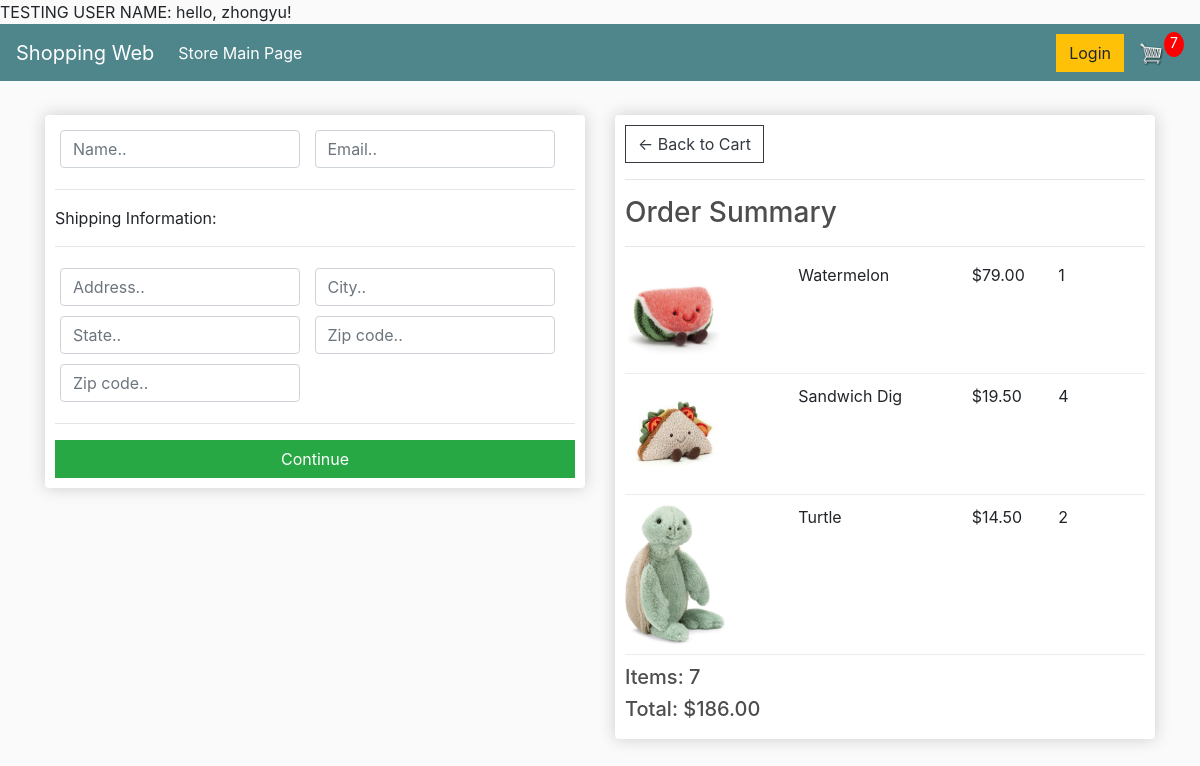
The page /checkout/ (signed in) on the database its author committed.
### store/models.py (models this page shows, shortened)
class OrderItem(models.Model):# for each item in the cart
    product = models.ForeignKey(Product,on_delete=models.SET_NULL, null = True)
    order = models.ForeignKey(Order,on_delete=models.SET_NULL, null = True)
    quantity = models.IntegerField(default=0,null=True,blank=True)
    date_added = models.DateTimeField(auto_now_add=True)
    @property
    def get_total(self):#get total price for each item in the order
        total = self.product.price * self.quantity
        return total

class Product(models.Model):
    name = models.CharField(max_length=200, null = True)
    price = models.DecimalField(max_digits=7,decimal_places=2)
    digital = models.BooleanField(default= False, null = True, blank=True) #if the item is digital that no shipping needed
    image = models.ImageField(null=True,blank=True)
    def imageURL(self):
        try:
            url = self.image.url
        except:
            url = ''
        return url

class Order(models.Model):# summary of the cart
    customer = models.ForeignKey(Customer, on_delete=models.SET_NULL, null=True,blank=True)# customer 1:n relationship. If the Customer is delete, we dont want to delete the order
    date_ordered = models.DateTimeField(auto_now_add=True)
    complete =models.BooleanField(default=False)
    transaction_id = models.CharField(max_length=100, null=True)
    @property
    def get_cart_total(self):# get the total item number in the cart/order
        orderitems = self.orderitem_set.all()
        total = sum([item.get_total for item in orderitems]) #call function under Orderitem
        return total # retrurn total price
    @property
    def get_cart_items(self):  # get the total item number in the cart/order
        orderitems = self.orderitem_set.all()
        total = sum([item.quantity for item in orderitems])
        return total
    @property
    def shipping(self): # check is the order need to be shipped
        shipping = False
        orderitems = self.orderitem_set.all()
        for i in orderitems:
            if i.product.digital == False:
                shipping = True
        print(shipping)
        return shipping

### store/views.py (the view)
# urls.py: path('checkout/', checkout_view, name = 'checkout'),
def checkout_view(request):
    if request.user.is_authenticated:
        customer = request.user.customer
        order, created = Order.objects.get_or_create(customer=customer, complete=False)  # try:get expect: create&save
        items = order.orderitem_set.all()  # get all the order items with order as a parent
        cartItems = order.get_cart_items
    else:
        cookieData = cookieCart(request)
        cartItems = cookieData['cartItems']
        order = cookieData['order']
        items = cookieData['items']
    context = {'items':items,'order':order,'cartItems': cartItems}
    return render(request,'store/checkout.html',context)

### store/templates/store/checkout.html (shortened to what this page needs)
{% extends 'store/main.html' %}
{% load static %}
{% block content %}
     <div class="row">
		<div class="col-lg-6">
			<div class="box-element" id="form-wrapper">
				<form id="form">
					<div id="user-info">
						<div class="form-field">
							<input required class="form-control" type="text" name="name" placeholder="Name..">
						</div>
						<div class="form-field">
							<input required class="form-control" type="email" name="email" placeholder="Email..">
						</div>
					</div>
					<div id="shipping-info">
						<hr>
						<p>Shipping Information:</p>
						<hr>
						<div class="form-field">
							<input class="form-control" type="text" name="address" placeholder="Address..">
						</div>
						<div class="form-field">
							<input class="form-control" type="text" name="city" placeholder="City..">
						</div>
						<div class="form-field">
							<input class="form-control" type="text" name="state" placeholder="State..">
						</div>
						<div class="form-field">
							<input class="form-control" type="text" name="zipcode" placeholder="Zip code..">
						</div>
						<div class="form-field">
							<input class="form-control" type="text" name="country" placeholder="Zip code..">
						</div>
					</div>
					<hr>
					<input id="form-button" class="btn btn-success btn-block" type="submit" value="Continue">
				</form>
			</div>
			<br>
		</div>
		<div class="col-lg-6">
			<div class="box-element">
				<a  class="btn btn-outline-dark" href="{% url 'cart' %}">&#x2190; Back to Cart</a>
				<hr>
				<h3>Order Summary</h3>
				<hr>
                {%  for item in items %}
				<div class="cart-row">
					<div style="flex:2"><img class="row-image" src="{{item.product.imageURL}}"></div>
					<div style="flex:2"><p>{{ item.product.name }}</p></div>
					<div style="flex:1"><p>${{ item.product.price }}</p></div>
					<div style="flex:1"><p>{{ item.quantity }}</p></div>
				</div>
                {% endfor %}
				<h5>Items:   {{ order.get_cart_items }}</h5>
				<h5>Total:   ${{ order.get_cart_total|floatformat:2}}</h5>
			</div>
		</div>
	</div>
{% endblock content %}

### store/templates/store/main.html (shortened to what this page needs)
<!DOCTYPE html>
{% load static %}
<html>
<head>
	<link rel="stylesheet" href="https://stackpath.bootstrapcdn.com/bootstrap/4.4.1/css/bootstrap.min.css">
	<link rel="stylesheet" type="text/css" href="{% static 'css/main.css' %}">
    TESTING USER NAME: hello, {{ request.user }}!
</head>
<body>
	<nav class="navbar navbar-expand-lg navbar-dark bg-dark">
	  <a class="navbar-brand" href="{% url 'store' %}">Shopping Web</a>
	  <div class="collapse navbar-collapse" id="navbarSupportedContent">
	    <ul class="navbar-nav mr-auto">
	      <li class="nav-item active">
	        <a class="nav-link" href="{% url 'store' %}">Store Main Page <span class="sr-only">(current)</span></a>
	      </li>
	    </ul>
	    <div class="form-inline my-2 my-lg-0">
	     	<a href="#"class="btn btn-warning">Login</a>
	     	<a href="{% url 'cart' %}">
	    		<img  id="cart-icon" src="{% static 'images/cart.png' %}">
	    	</a>
	    	<p id="cart-total">{{ cartItems }}</p>
	    </div>
	  </div>
	</nav>
     <div class="container">
            <br>
            {% block content %}{% endblock content %}
         </div>
</body>
</html>

### static/css/main.css (style rules this page uses)
body { background-color: hsl(0, 0%, 98%); }
h1,h2,h3,h4,h5,h6 { color:hsl(0, 0%, 30%); }
.box-element { box-shadow:hsl(0, 0%, 80%) 0 0 16px; background-color: #fff; border-radius: 4px; padding: 10px; }
.bg-dark { background-color: #4f868c!important; }
#cart-icon { width:25px; display: inline-block; margin-left: 15px; }
#cart-total { display: block; text-align: center; color:white; background-color: red; width: 20px; height: 25px; border-radius: 50%; font-size: 14px; }
.col-lg-4, .col-lg-6, .col-lg-8, .col-lg-12 { margin-top: 10px; }
.btn { border-radius: 0; }
.row-image { width: 100px; }
.form-field { width:250px; display: inline-block; padding: 5px; }
.cart-row { display: flex; align-items: flex-stretch; padding-bottom: 10px; margin-bottom: 10px; border-bottom: 1px solid #ececec; }

### rows shown on the page
OrderItem: product.imageURL (picture), product.name "Watermelon", product.price "79.00", quantity "1"
OrderItem: product.imageURL (picture), product.name "Sandwich Dig", product.price "19.50", quantity "4"
OrderItem: product.imageURL (picture), product.name "Turtle", product.price "14.50", quantity "2"
Order: get_cart_items "7", get_cart_total "186.00"

### other values the page prints
{{ request.user }} "zhongyu"
{{ cartItems }} "7"
